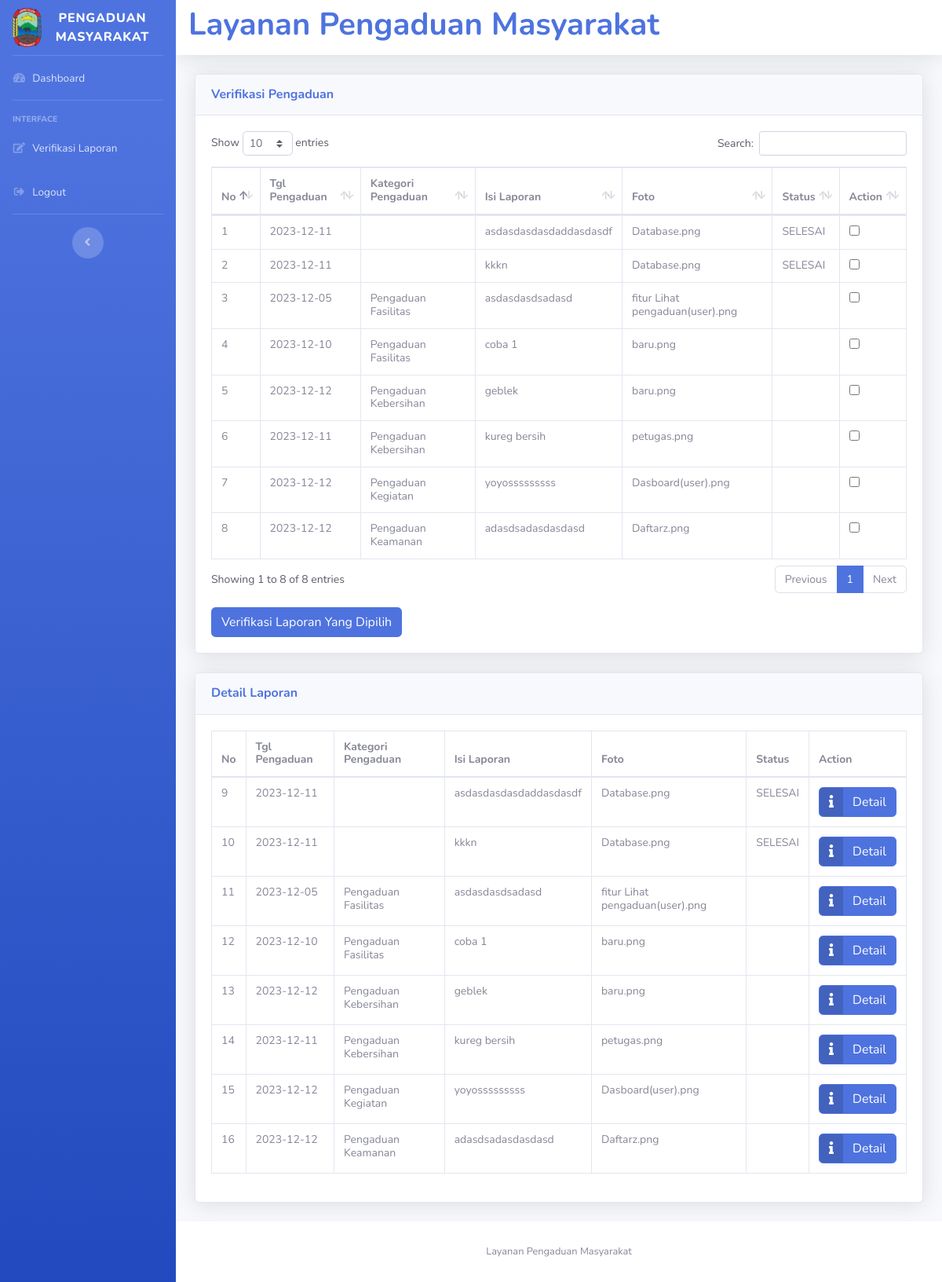
The app's page /petugas/petugas.php?url=verifikasi-laporan (signed in) with its own data.
### tables this page shows
CREATE TABLE `pengaduan` (
  `id_pengaduan` int(11) NOT NULL,
  `kategori_pengaduan` enum('Pengaduan Fasilitas','Pengaduan Kebersihan','Pengaduan Kegiatan','Pengaduan Perangkat Desa','Pengaduan Keamanan') NOT NULL,
  `tgl_pengaduan` date NOT NULL,
  `nik` char(16) NOT NULL,
  `isi_laporan` text NOT NULL,
  `foto` varchar(255) NOT NULL,
  `status` enum('0','DIPROSES','SELESAI') NOT NULL
);

### petugas/verifikasi-laporan.php (the view, shortened to what this page needs)
<?php
include '../koneksi/koneksi.php';
if ($_SESSION['level'] == "petugas") {
    $sql = "SELECT * FROM pengaduan ORDER BY kategori_pengaduan, id_pengaduan DESC";
} elseif ($_SESSION['level'] == "pengguna") {
    $sql = "SELECT * FROM pengaduan WHERE nik='$_SESSION[nik]' ORDER BY kategori_pengaduan, id_pengaduan DESC";
}
$query = mysqli_query($koneksi, $sql);
$no = 1;
?>
<div class="card shadow mb-4">
    <div class="card-header py-3">
        <h6 class="m-0 font-weight-bold text-primary">Verifikasi Pengaduan</h6>
    </div>
    <div class="card-body" style="font-size: 14px;">
        <form action="" method="post">
            <div class="table-responsive">
                <table class="table table-bordered" id="dataTable" width="100%" cellspacing="0">
                    <thead>
                        <tr>
                            <th>No</th>
                            <th>Tgl Pengaduan</th>
                            <th>Kategori Pengaduan</th>
                            <th>Isi Laporan</th>
                            <th>Foto</th>
                            <th>Status</th>
                            <th>Action</th>
                        </tr>
                    </thead>
                    <tbody>
                        <?php
                        while ($data = mysqli_fetch_array($query)) :
                        ?>
                            <tr>
                                <td><?= $no++ ?></td>
                                <td><?= $data['tgl_pengaduan']; ?></td>
                                <td><?= $data['kategori_pengaduan']; ?></td>
                                <td><?= $data['isi_laporan']; ?></td>
                                <td><?= $data['foto']; ?></td>
                                <td><?= $data['status']; ?></td>
                                <td>
                                    <input type="checkbox" name="verifikasi[]" value="<?= $data['id_pengaduan'] ?>">
                                </td>
                            </tr>
                        <?php endwhile; ?>
                    </tbody>
                </table>
            </div>
            <div class="mt-3">
                <input type="submit" value="Verifikasi Laporan Yang Dipilih" class="btn btn-primary">
            </div>
        </form>
    </div>
</div>
<div class="card shadow mb-4">
    <div class="card-header py-3">
        <h6 class="m-0 font-weight-bold text-primary">Detail Laporan</h6>
    </div>
    <div class="card-body" style="font-size: 14px;">
        <div class="table-responsive">
            <table class="table table-bordered" id="detailTable" width="100%" cellspacing="0">
                <thead>
                    <tr>
                        <th>No</th>
                        <th>Tgl Pengaduan</th>
                        <th>Kategori Pengaduan</th>
                        <th>Isi Laporan</th>
                        <th>Foto</th>
                        <th>Status</th>
                        <th>Action</th>
                    </tr>
                </thead>
                <tbody>
                    <?php
                    $query_detail = mysqli_query($koneksi, $sql);
                    while ($data_detail = mysqli_fetch_array($query_detail)) :
                    ?>
                        <tr>
                            <td><?= $no++ ?></td>
                            <td><?= $data_detail['tgl_pengaduan']; ?></td>
                            <td><?= $data_detail['kategori_pengaduan']; ?></td>
                            <td><?= $data_detail['isi_laporan']; ?></td>
                            <td><?= $data_detail['foto']; ?></td>
                            <td><?= $data_detail['status']; ?></td>
                            <td>
                                <a href="../Masyarakat/detail-pengaduan.php?id=<?= $data_detail['id_pengaduan'] ?>" class="btn btn-primary btn-icon-split">
                                    <span class="icon text-white-5">
                                        <i class="fa fa-info"></i>
                                    </span>
                                    <span class="text"> Detail </span>
                                </a>
                            </td>
                        </tr>
                    <?php endwhile; ?>
                </tbody>
            </table>
        </div>
    </div>
</div>

### petugas/petugas.php (shortened to what this page needs)
<!DOCTYPE html>
<html lang="en">
<head>
  <link href="../vendor/fontawesome-free/css/all.min.css" rel="stylesheet" type="text/css">
  <link href="../css/sb-admin-2.min.css" rel="stylesheet">
  <link href="../css/pengaduan2.css" rel="stylesheet">
  <link href="../vendor/datatables/dataTables.bootstrap4.min.css" rel="stylesheet">
</head>
<body id="page-top">
  <div id="wrapper">
    <ul class="navbar-nav bg-gradient-primary sidebar sidebar-dark accordion" id="accordionSidebar">
      <a class="sidebar-brand d-flex align-items-center justify-content-center" href="https://banjaragung.id">
          <img src="../img/banjar.png" alt="Logo" class="sidebar-brand-icon rotate-n-15 custom-logo">
          <div class="sidebar-brand-text mx-3">Pengaduan Masyarakat</div>
      </a>
      <hr class="sidebar-divider my-0">
      <li class="nav-item">
        <a class="nav-link" href="petugas.php">
          <i class="fas fa-fw fa-tachometer-alt"></i>
          <span>Dashboard</span></a>
      </li>
      <hr class="sidebar-divider">
      <div class="sidebar-heading">
        Interface
      </div>
      <li class="nav-item">
        <a class="nav-link" href="?url=verifikasi-laporan">
          <i class="fas fa-fw fa-edit"></i>
          <span>Verifikasi Laporan</span></a>
      </li>
       <li class="nav-item">
        <a class="nav-link" href="../pages/logout.php">
          <i class="fas fa-fw fa-sign-out-alt"></i>
          <span>Logout</span></a>
      </li>
      <hr class="sidebar-divider d-none d-md-block">
      <div class="text-center d-none d-md-inline">
        <button class="rounded-circle border-0" id="sidebarToggle"></button>
      </div>
    </ul>
    <div id="content-wrapper" class="d-flex flex-column">
      <div id="content">
        <nav class="navbar navbar-expand navbar-light bg-white topbar mb-4 static-top shadow">
          <h1> Layanan Pengaduan Masyarakat</h1>
        </nav>
        <div class="container-fluid">
          <h1 class="h4 mb-4 text-gray-800"><?php include 'halaman.php'; ?></h1>
        </div>
      </div>
      <footer class="sticky-footer bg-white">
        <div class="container my-auto">
          <div class="copyright text-center my-auto">
            <span>Layanan Pengaduan Masyarakat</span>
          </div>
        </div>
      </footer>
    </div>
  </div>
</body>
</html>

### petugas/halaman.php (shortened to what this page needs)
<?php
if(isset($_GET['url'])){
    switch ($_GET['url']){
        case 'verifikasi-laporan':
            include 'verifikasi-laporan.php';
            break;
    }
}else{
    echo "Anda Login Sebagai : " . $_SESSION['nama_petugas'];
    echo "<br>";
    include '../pages/fotoatas.php';
    echo "<br>";
    include '../pages/statistik.php';
}
?>

### records on screen
pengaduan: tgl_pengaduan "2023-12-11", isi_laporan "asdasdasdasdaddasdasdf", foto "Database.png", status "SELESAI"
pengaduan: tgl_pengaduan "2023-12-11", isi_laporan "kkkn", foto "Database.png", status "SELESAI"
pengaduan: tgl_pengaduan "2023-12-05", kategori_pengaduan "Pengaduan Fasilitas", isi_laporan "asdasdasdsadasd", foto "fitur Lihat pengaduan(user).png"
pengaduan: tgl_pengaduan "2023-12-10", kategori_pengaduan "Pengaduan Fasilitas", isi_laporan "coba 1", foto "baru.png"
pengaduan: tgl_pengaduan "2023-12-12", kategori_pengaduan "Pengaduan Kebersihan", isi_laporan "geblek", foto "baru.png"
pengaduan: tgl_pengaduan "2023-12-11", kategori_pengaduan "Pengaduan Kebersihan", isi_laporan "kureg bersih", foto "petugas.png"
pengaduan: tgl_pengaduan "2023-12-12", kategori_pengaduan "Pengaduan Kegiatan", isi_laporan "yoyosssssssss", foto "Dasboard(user).png"
pengaduan: tgl_pengaduan "2023-12-12", kategori_pengaduan "Pengaduan Keamanan", isi_laporan "adasdsadasdasdasd", foto "Daftarz.png"
